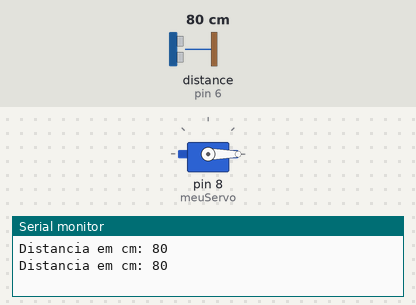
The sketch below on a simulated Arduino Uno, built with avr-gcc and run on an emulated ATmega328P. Shown: servo, the last lines printed to the serial monitor. Inputs (shaded band) come from the test bench; at power-on: distance to the obstacle (sensor on pin 6) 80 cm. The echo pulse lasts 58.3 µs per cm.

Above: at 1.6 s.
1.7 s: distance to the obstacle (sensor on pin 6) set to 12 cm
4.4 s: distance to the obstacle (sensor on pin 6) set to 9 cm
At 6.3 s:
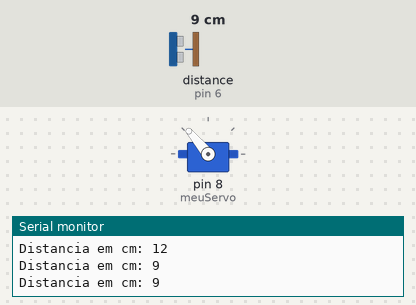
7.1 s: distance to the obstacle (sensor on pin 6) set to 18 cm
At 9.2 s:
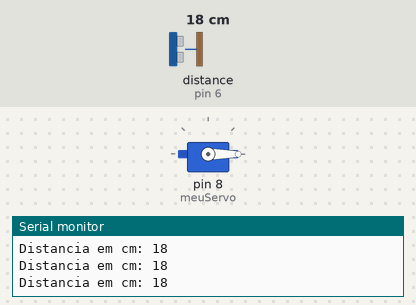
9.5 s: distance to the obstacle (sensor on pin 6) set to 2 cm
At 11.5 s:
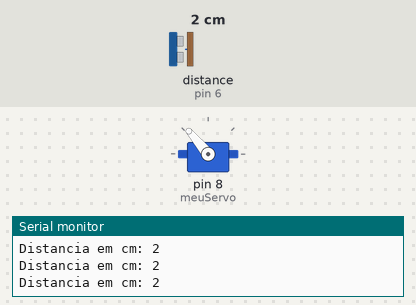
Timing chart, 0 to 12.9 s (numbered marks = the images above; inputs shaded):
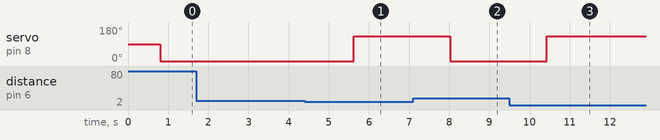

Measured:
- the behaviour switches between 11 and 10 cm on distance to the obstacle (sensor on pin 6) (found by bisection; images 0 and 1)
- after the input at 4.4 s, servo on pin 8 (meuServo): 0° → 130° after 1.2 s
- after the input at 7.1 s, servo on pin 8 (meuServo): 130° → 0° after 0.93 s
- after the input at 9.5 s, servo on pin 8 (meuServo): 0° → 130° after 0.93 s

The sketch:

sistemasensorultrassonicodedistancia.ino
```cpp
#include <UltrasonicSensor.h>//by Erick Simões versão 3.0.0
#include <Servo.h>
Servo meuServo;

UltrasonicSensor ultrasonic(5, 6); //porta onde está conectado o trigger e o echo, respectivamente
int distancia;

void setup() {
  Serial.begin(9600);
  meuServo.attach(8);
}

void loop() {
 distancia = ultrasonic.distanceInCentimeters();

  Serial.print("Distancia em cm: ");
  Serial.println(distancia);
  delay(800);

  if(distancia>10){
    meuServo.write(0);
    } else {
    meuServo.write(130);
  }
}
```
